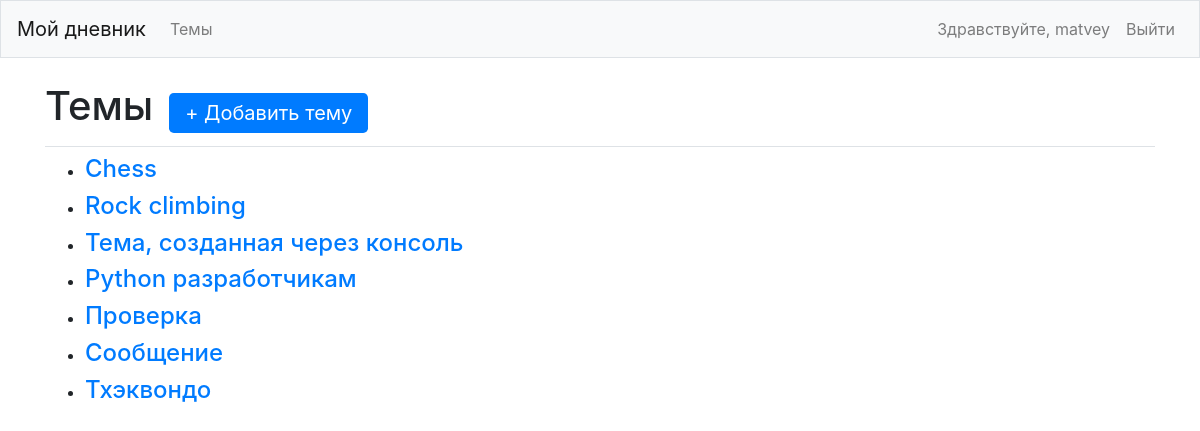
The app's page /topics/ (signed in) with its own data.
### learning_logs/models.py (models this page shows)
class Topic(models.Model):
    text = models.CharField(max_length=200)
    date_added = models.DateTimeField(auto_now_add=True)
    owner = models.ForeignKey(User, on_delete=models.CASCADE)
    def __str__(self):
        return self.text

### learning_logs/views.py (the view)
# urls.py: path("topics/", views.topics, name="topics"),
@login_required
def topics(request):
	topics = Topic.objects.filter(owner=request.user).order_by("date_added")
	context = {"topics": topics}
	return render(request, "learning_logs/topics.html", context)

### learning_logs/templates/learning_logs/topics.html
{% extends "learning_logs/base.html" %}
{% block page_header %}
	<h1 style="display: inline-block;">Темы</h1><a class="bt btn-lg btn-primary ml-3" href="{% url 'learning_logs:new_topic' %}" role="button">+ Добавить тему</a>
{% endblock page_header %}
{% block content %}
<ul>
	{% for topic in topics %}
	<li><h4>
		<a href="{% url 'learning_logs:topic' topic.id %}">{{ topic }}</a>
	</h4></li>
	{% empty %}
	<li><h4>Еще не было добавлено ни одной записи.</h4></li>
	{% endfor %}
</ul>
{% endblock content %}

### learning_logs/templates/learning_logs/base.html (shortened to what this page needs)
{% load bootstrap4 %}
<!DOCTYPE html>
<html lang="ru">
<head>
	{% bootstrap_css %}
</head>
<body>
	<nav class="navbar navbar-expand-md navbar-light bg-light mb-4 border">
		<a class="navbar-brand" href="{% url 'learning_logs:index' %}">Мой дневник</a>
		<div class="collapse navbar-collapse" id="navbarCollapse">
			<ul class="navbar-nav mr-auto">
				<li class="nav-item">
					<a href="{% url 'learning_logs:topics' %}" class="nav-link">Темы</a>
				</li>
			</ul>
			<ul class="navbar-nav ml-auto">
				{% if user.is_authenticated %}
					<li class="nav-item mr-2">
						<span class="navbar-text">Здравствуйте, {{ user.username }}</span>
					</li>
					<li class="nav-item">
						<a href="{% url 'users:logout' %}" class="nav-link">Выйти</a>
					</li>
				{% endif %}
			</ul>
		</div>
	</nav>
	<main role="main" class="container">
		<div class="pb-2 mb-2 border-bottom">
			{% block page_header %}{% endblock page_header %}
		</div>
		<div>
			{% block content %}{% endblock content %}
		</div>
	</main>
</body>
</html>

### records on screen
Topic: text "Chess"
Topic: text "Rock climbing"
Topic: text "Тема, созданная через консоль"
Topic: text "Python разработчикам"
Topic: text "Проверка"
Topic: text "Сообщение"
Topic: text "Тхэквондо"

### other values on screen
{{ user.username }} "matvey"
